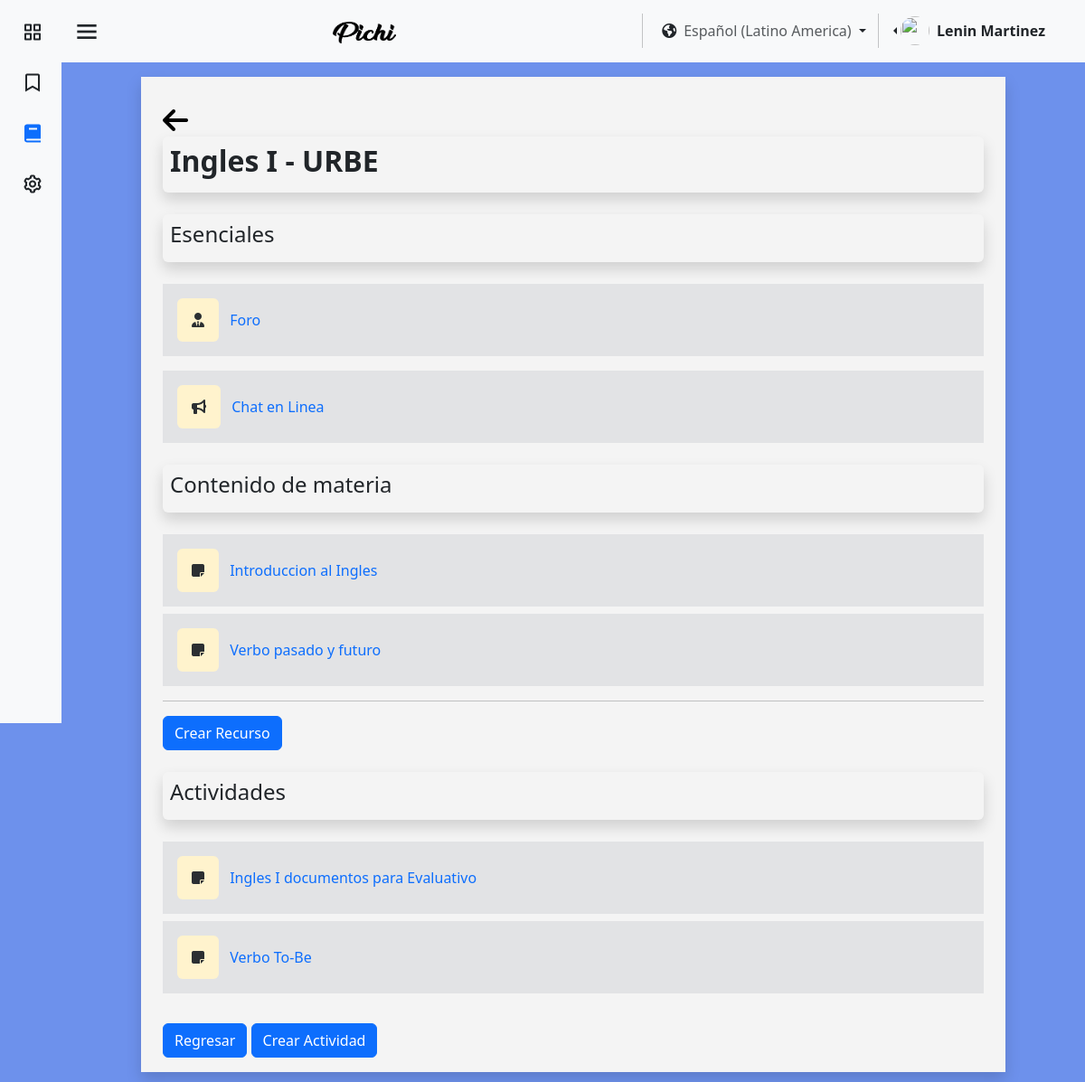
/pages/es/verCurso.php?id_cur=Cur_URBE_01 (signed in), run on the app's committed database.
### tables this page shows
CREATE TABLE `usuario` (
  `id_user` int(11) NOT NULL,
  `identificacion_user` varchar(11) NOT NULL,
  `nombre_user` varchar(25) NOT NULL,
  `apellido_user` varchar(25) NOT NULL,
  `correo_user` varchar(45) NOT NULL,
  `contrasena_user` varchar(16) NOT NULL,
  `direccion_user` varchar(80) NOT NULL,
  `numero_user` varchar(15) NOT NULL,
  `fecha_nacimiento_user` datetime NOT NULL,
  `Active_online` tinyint(1) NOT NULL,
  `sexo_user` varchar(15) NOT NULL,
  `Empresa_id_empresa` int(11) DEFAULT NULL,
  `rol` tinyint(1) NOT NULL,
  `img_perfil` varchar(255) NOT NULL
);

CREATE TABLE `cursos` (
  `id_cur` varchar(100) NOT NULL,
  `nombre_cur` varchar(45) NOT NULL,
  `fecha_inicio` date NOT NULL,
  `cupos_cur_min` int(11) NOT NULL,
  `cupos_cur_max` int(11) NOT NULL,
  `Empresa_id_empresa` int(11) NOT NULL,
  `fecha_fin` date NOT NULL,
  `visibilidad_curso` varchar(11) NOT NULL
);

CREATE TABLE `empresa` (
  `id_empresa` int(11) NOT NULL,
  `nombre_empresa` varchar(80) NOT NULL
);

CREATE TABLE `recursos` (
  `id_recursos` int(11) NOT NULL,
  `nombre_recurso` varchar(45) NOT NULL,
  `tipo_recurso` varchar(45) DEFAULT NULL,
  `ubicacion_recurso` varchar(45) DEFAULT NULL,
  `descripcion_recurso` text NOT NULL,
  `tipo_archivo` varchar(45) DEFAULT NULL,
  `archivo` varchar(255) DEFAULT NULL,
  `archivoAdicional` varchar(255) DEFAULT NULL,
  `id_cur` varchar(100) NOT NULL
);

CREATE TABLE `actividades` (
  `idActividades` int(11) NOT NULL,
  `Titulo` varchar(45) NOT NULL,
  `ContenidoAcitividad` text NOT NULL,
  `archivosPrincipal` varchar(255) NOT NULL,
  `fechaInicio` timestamp(6) NOT NULL DEFAULT current_timestamp(6) ON UPDATE current_timestamp(6),
  `fechaCulminacion` timestamp(6) NULL DEFAULT NULL,
  `fechaNotificacion` timestamp(6) NULL DEFAULT NULL,
  `pesoArchivo` float NOT NULL,
  `notaMaxima` float NOT NULL,
  `notaMinima` float NOT NULL,
  `visible` tinyint(1) NOT NULL,
  `activarPorcentaje` tinyint(1) NOT NULL,
  `Porcentaje` int(3) DEFAULT NULL,
  `archivosAdicional` varchar(255) DEFAULT NULL,
  `idCurso_id_cur` varchar(100) NOT NULL
);

### pages/es/verCurso.php (the view, shortened to what this page needs)
<?php
require "../../assests/php/LoginBD.php";
if (isset($_SESSION['id_user'])) {
    $usuarios1 = $_SESSION['id_user'];
    $conexion1 = mysqli_query($mysqli, "SELECT Empresa_id_empresa, rol, nombre_user, apellido_user FROM usuario WHERE id_user = '$usuarios1'");
    if (mysqli_num_rows($conexion1) > 0) {
        $datos = mysqli_fetch_assoc($conexion1);
        $nombreUsuario = $datos['nombre_user'];
        $apellidoUsuario = $datos['apellido_user'];
        $rol = $datos['rol'];
    }
}
if (isset($_GET['id_cur'])) {
    $id_curso_seleccionado = $_GET['id_cur'];
    $consultaCurso = mysqli_query($mysqli, "SELECT cursos.nombre_cur, empresa.nombre_empresa
                                    FROM cursos
                                    LEFT JOIN empresa ON empresa.id_empresa = cursos.Empresa_id_empresa
                                    WHERE id_cur = '$id_curso_seleccionado'");
    if (mysqli_num_rows($consultaCurso) > 0) {
        $datos3 = mysqli_fetch_assoc($consultaCurso);
        $curso = $datos3['nombre_cur'];
        $empresa = $datos3['nombre_empresa'];
    }
    $consultaRecursos = mysqli_query($mysqli, "SELECT * FROM recursos WHERE id_cur = '$id_curso_seleccionado'");
    if (mysqli_num_rows($consultaRecursos) > 0) {
        while ($datosRecursos = mysqli_fetch_assoc($consultaRecursos)) {
            $Recursos[] = $datosRecursos;
        }
    }
    $consultaActividades = mysqli_query($mysqli, "SELECT * FROM actividades WHERE idCurso_id_cur = '$id_curso_seleccionado'");
    if (mysqli_num_rows($consultaActividades) > 0) {
        while ($datosActividad = mysqli_fetch_assoc($consultaActividades)) {
            $Actividades[] = $datosActividad;
        }
    }
}
?>
<!DOCTYPE html>
<html lang="en">
<head>
    <link href="https://cdn.jsdelivr.net/npm/bootstrap@5.3.3/dist/css/bootstrap.min.css" rel="stylesheet"
 />
    <link href="https://unpkg.com/boxicons@2.1.4/css/boxicons.min.css" rel="stylesheet" />
    <link rel="stylesheet" href="https://cdnjs.cloudflare.com/ajax/libs/font-awesome/6.5.1/css/all.min.css"
 />
    <link rel="stylesheet" href="../../assests/css/colorPallete.css" />
    <link rel="stylesheet" href="../../assests/css/viewUser.css" />
    <link rel="stylesheet" href="../../assests/css/sidebar.css" />
</head>
<body class="bg-pastel" id="body-pd">
    <header id="header">
        <nav class="navbar bg-body-tertiary">
            <div class="container-fluid">
                <div class="header_toggle">
                    <i class="bx bx-menu" id="header-toggle"></i>
                </div>
                <a class="navbar-brand" href="../../index.html">
                    <img src="../../assests/img/text-1710023184778.png" alt="Bootstrap" width="70" height="24" />
                </a>
                <div class="d-flex flex-wrap justify-content-end">
                    <div class="nav-item dropdown">
                        <button class="btn dropdown-toggle" data-bs-toggle="dropdown" aria-expanded="false" href="#">
                            <span class="fa-solid fa-earth-americas"></span><a class="ms-2 text-body-secondary"
                                href="#">Español (Latino America)</a>
                        </button>
                    </div>
                    <div class="btn-group dropstart me-4 pe-2">
                        <a href="#" class="d-flex align-items-center link-dark text-decoration-none dropdown-toggle"
                            id="dropdownUser2" data-bs-toggle="dropdown" aria-expanded="false">
                            <img src="https://github.com/PichiGod.png" alt="" width="32" height="32"
                                class="rounded-circle me-2" />
                            <strong><?php echo $nombreUsuario . " " . $apellidoUsuario; ?></strong>
                        </a>
                    </div>
                </div>
            </div>
        </nav>
    </header>
    <div class="l-navbar bg-body-tertiary" id="nav-bar">
        <nav class="nav">
            <div class="nav_list">
                <a href="Inicio.php" class="nav_link link-dark">
                    <i class="bx bx-grid-alt nav_icon"></i>
                </a>
                <a href="tutorial.php" class="nav_link link-dark">
                    <i class='bx bx-bookmark nav_icon'></i>
                </a>
                <a href="cursos.php" class="nav_link active">
                    <i class="bx bxs-book nav_icon"></i>
                </a>
                <?php if ($rol != 0) { ?>
                    <a href="MenuAdmin.php" class="nav_link link-dark">
                        <i class="bx bx-cog nav_icon"></i>
                    </a>
                <?php }
                ; ?>
            </div>
        </nav>
    </div>
    <section class="Cursos">
        <div class="container-fluid mb-4 bg-blanco mt-3 shadow">
            <div class="container pt-4 pb-3">
                <a href="cursos.php"><i class="fa-solid mt-2 fa-arrow-left" style="font-size:2rem;color:black;"></i></a>
                <div class="p-2 mb-2 rounded shadow ">
                    <h2><strong><?php echo $curso; ?> - <?php echo $empresa; ?></strong></h2>
                </div>
                <div class="p-2 my-4 rounded shadow ">
                    <h4>Esenciales</h4>
                </div>
                <div class="item-recurso container bg-secondary-subtle text-secondary-emphasis mt-3 p-3">
                    <div>
                        <div>
                            <i class="fa-solid fa-user-tie me-2 p-3 rounded bg-warning-subtle"></i>
                            <a href="verForo.php?id_cur=<?php echo $id_curso_seleccionado; ?>"><span>Foro</span></a>
                        </div>
                    </div>
                </div>
                <div class="item-recurso container bg-secondary-subtle text-secondary-emphasis mt-3 p-3">
                    <div>
                        <div>
                            <i class="fa-solid fa-bullhorn me-2 p-3 rounded bg-warning-subtle"></i>
                            <span><a href="verChatLinea.php?id_cur=<?php echo $id_curso_seleccionado; ?>">Chat en
                                    Linea</a></span>
                        </div>
                    </div>
                </div>
                <div class="p-2 my-4 rounded shadow ">
                    <h4>Contenido de materia</h4>
                </div>
                <?php
                if (mysqli_num_rows($consultaRecursos) > 0) {
                    foreach ($Recursos as $recurso): ?>
                        <div class="item-recurso d-flex container mb-2 bg-secondary-subtle text-secondary-emphasis p-3">
                            <div class="">
                                <div class="">
                                    <i class="fa-solid fa-note-sticky me-2 p-3 rounded bg-warning-subtle" witdh="35"
                                        height="35"></i>
                                    <span><a
                                            href="verRecurso.php?id_rec=<?php echo $recurso['id_recursos']; ?>&id_cur=<?php echo $id_curso_seleccionado; ?>"><?php echo $recurso['nombre_recurso']; ?></a></span>
                                </div>
                            </div>
                        </div>
                    <?php endforeach;
                } ?>
                <?php if ($rol != 0) { ?>
                    <div>
                        <hr>
                        <div>
                            <button onclick="location.href='crearRecurso.php?id_cur=<?php echo $id_curso_seleccionado; ?>'"
                                class="btn btn-primary">Crear
                                Recurso</button>
                        </div>
                    </div>
                <?php }
                ; ?>
                <div class="p-2 my-4 rounded shadow ">
                    <h4>Actividades</h4>
                </div>
                <?php
                if (mysqli_num_rows($consultaActividades) > 0) {
                    foreach ($Actividades as $actividad):
                        if ($actividad['visible'] == "0" && $rol == "0") { ?>
                            <div class="item-recurso d-flex container mb-2 bg-secondary-subtle text-secondary-emphasis p-3"
                                style="padding: 10px;">
                                <div>
                                    <div>
                                        <i class="fa-solid fa-note-sticky me-2 p-3 rounded bg-warning-subtle" witdh="35"
                                            height="35"></i>
                                        <span><a
                                                href="verActividad.php?id_act=<?php echo $actividad['idActividades']; ?>&id_cur=<?php echo $id_curso_seleccionado; ?>"><?php echo $actividad['Titulo'] ?></a></span>
                                    </div>
                                </div>
                            </div>
                        <?php } else if ($rol != 0) { ?>
                                <div class="item-recurso d-flex container mb-2 bg-secondary-subtle text-secondary-emphasis p-3"
                                    style="padding: 10px;">
                                    <div>
                                        <div>
                                            <i class="fa-solid fa-note-sticky me-2 p-3 rounded bg-warning-subtle" witdh="35"
                                                height="35"></i>
                                            <span><a
                                                    href="verActividad.php?id_act=<?php echo $actividad['idActividades']; ?>&id_cur=<?php echo $id_curso_seleccionado; ?>"><?php echo $actividad['Titulo'] ?></a></span>
                                        </div>
                                    </div>
                                </div>
                        <?php }
                        ; ?>
                    <?php endforeach;
                } ?>
                <div class="containerButtonCrearActividadFin mt-0">
                    <button type="button" class="botonRegresar btn btn-primary"
                        onclick="location.href='cursos.php'">Regresar</button>
                    <?php if ($rol != 0) { ?>
                        <button type="button" class="botonCrearCursoFin btn btn-primary"
                            onclick="location.href='crearActividad.php?id_cur=<?php echo $id_curso_seleccionado; ?>'">
                            Crear Actividad
                        </button>
                    <?php }
                    ; ?>
                </div>
            </div>
        </div>
    </section>
</body>
</html>

### assests/css/colorPallete.css (style rules this page uses)
.bg-pastel { background-color: #527ce9d6; }
.bg-blanco { background-color: #F4F4F4; }

### assests/css/viewUser.css (style rules this page uses)
.containerButtonCrearActividadFin { padding-top: 25px; }

### assests/css/sidebar.css (style rules this page uses)
:root { --z-fixed: 100; --nav-width: 68px; --header-height: 3rem; }
body { transition: 0.5s; }
a { text-decoration: none; }
.header_toggle { justify-content: center; margin-top: 0.3rem; font-size: 2rem; cursor: pointer; }
.l-navbar { position: fixed; top: 0; left: -30%; width: var(--nav-width); height: 100vh; transition: 0.5s; z-index: var(--z-fixed); }
.nav { height: 100%; display: flex; flex-direction: column; justify-content: space-between; overflow: hidden; }
.nav_logo, .nav_link { display: grid; grid-template-columns: max-content max-content; align-items: center; column-gap: 1rem; padding: 0.5rem 0 0.5rem 1.5rem; }
.nav_link { position: relative; margin-bottom: 1rem; transition: 0.3s; }
.nav_icon { font-size: 1.5rem; }
section { margin-right: 2rem; margin-left: 2rem; }
.active::before { content: ""; position: absolute; left: 0; width: 2px; height: 32px; }
@media screen and (min-width: 768px) { body { margin: 0 0 0 0; padding-left: calc(var(--nav-width)); } }
@media screen and (min-width: 768px) { .l-navbar { left: 0; padding: 1rem 1rem 0 0; } }
@media (min-width: 576px) { section { margin-right: 5.5rem; margin-left: 5.5rem; } }

### data on the page
usuario: nombre_user "Lenin", apellido_user "Martinez"
cursos: nombre_cur "Ingles I", Empresa_id_empresa.nombre_empresa "URBE"
recursos: nombre_recurso "Introduccion al Ingles"
recursos: nombre_recurso "Verbo pasado y futuro"
actividades: Titulo "Ingles I documentos para Evaluativo"
actividades: Titulo "Verbo To-Be"
